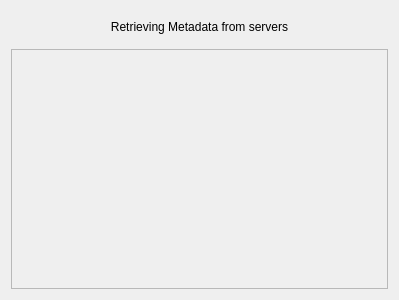
<?xml version="1.0" encoding="UTF-8"?>
<ui version="4.0">
 <class>MatadataViewer</class>
 <widget class="QWidget" name="MatadataViewer">
  <property name="geometry">
   <rect>
    <x>0</x>
    <y>0</y>
    <width>399</width>
    <height>300</height>
   </rect>
  </property>
  <property name="windowTitle">
   <string>Form</string>
  </property>
  <layout class="QVBoxLayout" name="verticalLayout">
   <item>
    <widget class="QWidget" name="m_loadingWidgets" native="true">
     <layout class="QVBoxLayout" name="verticalLayout_3">
      <item>
       <widget class="QLabel" name="m_loadingMessage">
        <property name="text">
         <string>Retrieving Metadata from servers</string>
        </property>
        <property name="alignment">
         <set>Qt::AlignCenter</set>
        </property>
       </widget>
      </item>
     </layout>
    </widget>
   </item>
   <item>
    <widget class="QScrollArea" name="m_scrollArea">
     <property name="widgetResizable">
      <bool>true</bool>
     </property>
     <widget class="QWidget" name="scrollAreaWidgetContents">
      <property name="geometry">
       <rect>
        <x>0</x>
        <y>0</y>
        <width>381</width>
        <height>247</height>
       </rect>
      </property>
      <layout class="QVBoxLayout" name="verticalLayout_2"/>
     </widget>
    </widget>
   </item>
  </layout>
 </widget>
 <resources/>
 <connections/>
</ui>
